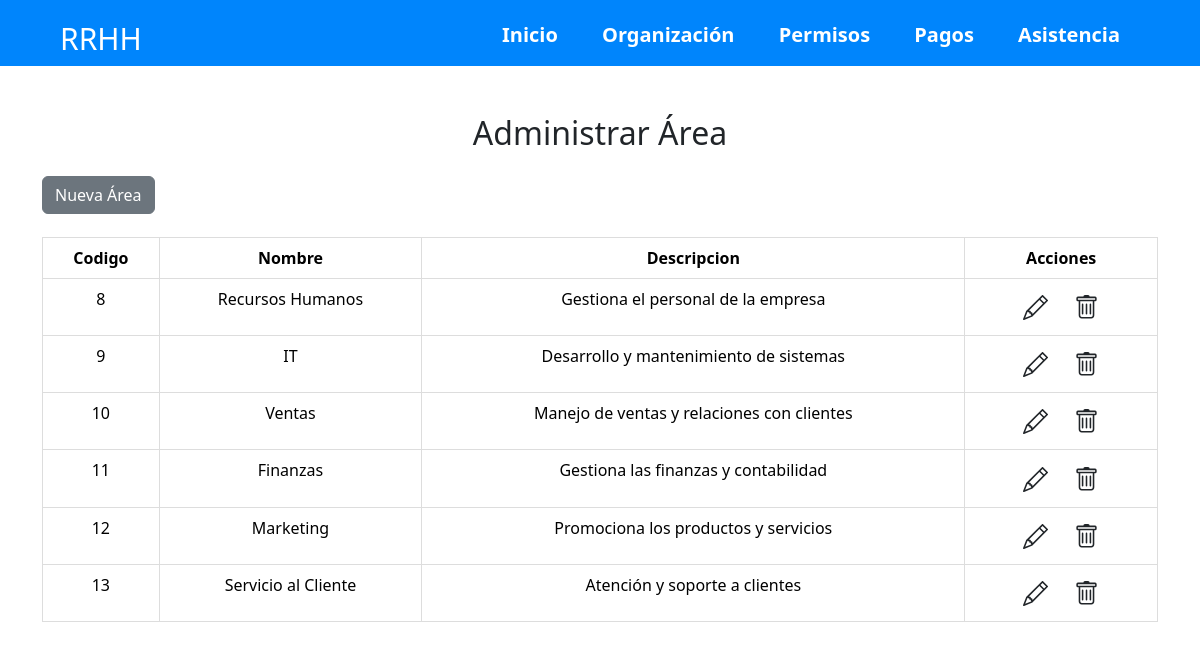
The app's page /rrhh/administrador/Organizacion/areas, older data.
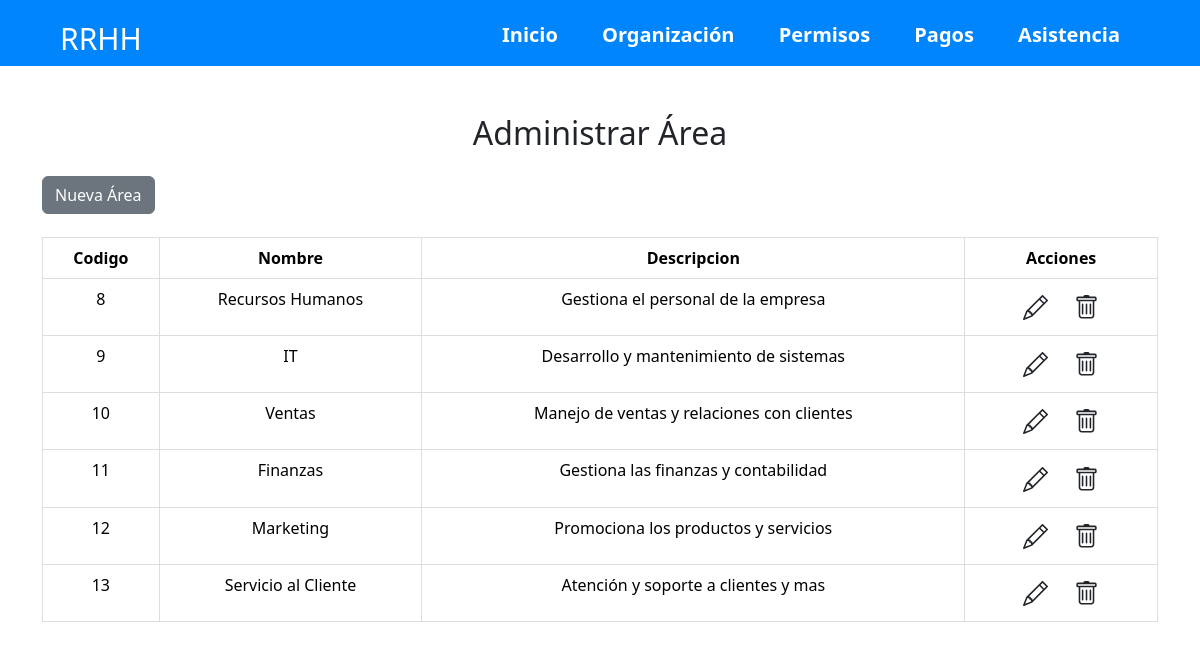
The same page, newer data.
### RRHH/models.py (models this page shows, shortened)
class Area(models.Model):
    id_area = models.AutoField(primary_key=True)
    nombre_area = models.CharField(max_length=50)
    descripcion_area = models.TextField(max_length=100)
    encargado = models.OneToOneField('Empleado', blank=True, null=True, on_delete=models.SET_NULL, related_name='area_encargada')

### RRHH/views.py (the view)
# urls.py: path('administrador/Organizacion/areas',AdministrarAreaView, name="AdministrarAreaView"),
def AdministrarAreaView(request):
    areas=Area.objects.all()
    data={
        'areas':areas
    }
    return render(request, "ADadministrarArea.html", data)

### RRHH/templates/ADadministrarArea.html (shortened to what this page needs)
<!DOCTYPE html>
<html lang="es">
<head>
    <link href="https://cdn.jsdelivr.net/npm/bootstrap@5.3.3/dist/css/bootstrap.min.css" rel="stylesheet">
    <link rel="stylesheet" href="https://cdn.jsdelivr.net/npm/bootstrap-icons@1.11.3/font/bootstrap-icons.min.css">
</head>
<body >
      <header>
        <nav>
            <h1>RRHH</h1>
            <ul>
                <li><a href="#">Inicio</a></li>
                <li><a href="/administrador/Organizacion">Organización</a></li>
                <li><a href="/administrador/permisos">Permisos</a></li>
                <li><a href="/administrador/pagos">Pagos</a></li>
                <li><a href="/administrador/asistencia">Asistencia</a></li>
            </ul>
        </nav>
    </header>
    <br><br>
    <div class="container ">
        <h2 class="text-center mb-4">Administrar Área</h2>
        <div>
            <a class="btn btn-secondary" role="button" href="/administrador/Organizacion/areas/gestionarArea">Nueva Área</a>
        </div>
        <table class="table">
            <thead>
                <tr>
                    <th>Codigo</th>
                    <th>Nombre</th>
                    <th>Descripcion</th>
                    <th>Acciones</th>
                </tr>
            </thead>
            <tbody>
                {% for area in areas %}
                <tr>
                    <td>{{area.id_area}}</td>
                    <td>{{area.nombre_area}}</td>
                    <td>{{area.descripcion_area}}</td>
                    <td>
                        {% if area.id_area %}
                        <a class="btn" role="button" href="{% url 'ModificarArea' area.id_area %}" style="background-color: white;">
                        {% endif %}
                        {% if area.id_area %}
                        <a class="btn" role="button" href="{% url 'EliminarArea' area.id_area %}" style="background-color: white;">
                         </a>
                         {% endif %}
                </td>
                {% endfor %}
            </tbody>
        </table>
    </div>
</body>
</html>

Row changes from the older to the newer data that the page shows:
changed Area "Servicio al Cliente": descripcion_area "Atención y soporte a clientes" → "Atención y soporte a clientes y mas"
